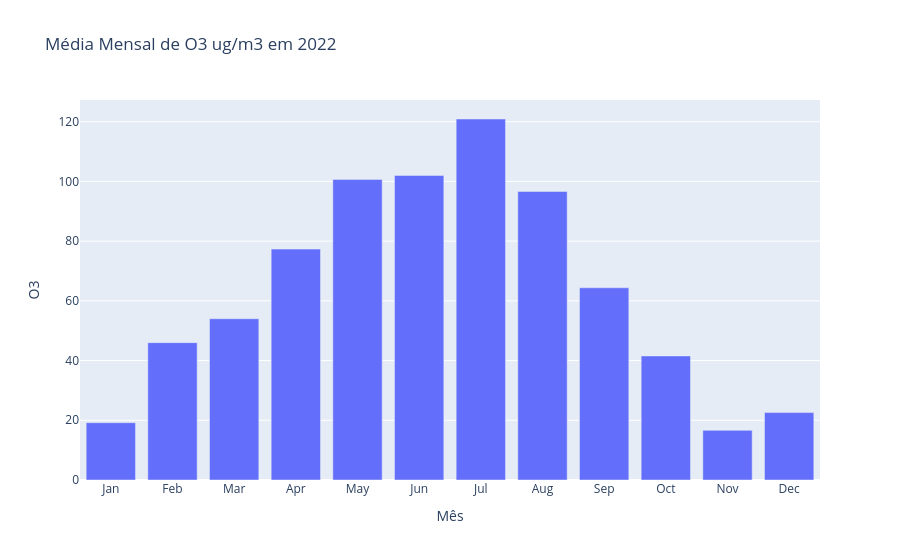

Notebook code for this chart:
### Code cell
# verificamos que há um padrão sazonal nos dados, com picos anuais na concentração de O3.
df_2022 = dados[dados['Data'].dt.year == 2022]

df_2022_mensal = df_2022.groupby(df_2022['Data'].dt.month)['O3'].mean().reset_index()

import calendar 

df_2022_mensal['Mês'] = df_2022_mensal['Data'].apply(lambda x: calendar.month_abbr[x])

fig = px.bar(df_2022_mensal, x='Mês', y='O3', title='Média Mensal de O3 ug/m3 em 2022')
fig.show()

### Figure 1 — Plotly figure (JSON) as saved in the notebook; plotly's stock layout.template omitted (floating-point values rounded to 4 significant figures)
{"data": [{"hovertemplate": "Mês=%{x}<br>O3=%{y}<extra></extra>", "legendgroup": "", "marker": {"color": "#636efa", "pattern": {"shape": ""}}, "name": "", "orientation": "v", "showlegend": false, "textposition": "auto", "type": "bar", "x": ["Jan", "Feb", "Mar", "Apr", "May", "Jun", "Jul", "Aug", "Sep", "Oct", "Nov", "Dec"], "xaxis": "x", "y": [19.19, 46.0, 54.0, 77.33, 100.7, 102.0, 120.9, 96.61, 64.37, 41.55, 16.63, 22.58], "yaxis": "y"}], "layout": {"barmode": "relative", "legend": {"tracegroupgap": 0}, "title": {"text": "Média Mensal de O3 ug/m3 em 2022"}, "xaxis": {"anchor": "y", "domain": [0, 1], "title": {"text": "Mês"}}, "yaxis": {"anchor": "x", "domain": [0, 1], "title": {"text": "O3"}}}}
